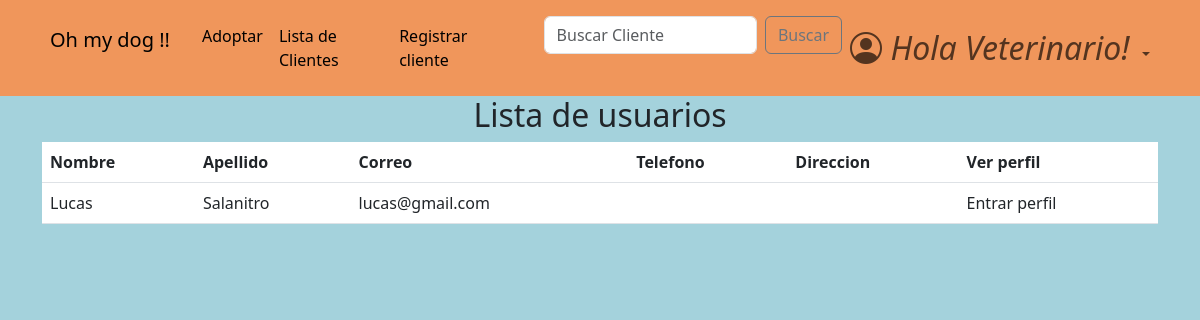
The app's page /accounts/list_users/ (signed in) with its own data.
### accounts/models.py (models this page shows, shortened)
class CustomUser(AbstractBaseUser, PermissionsMixin):
    email =                     models.EmailField(verbose_name="email", unique=True)    #.foreignKey ??
    name =                      models.CharField(max_length=25)   #slug es texto corto
    surname =                   models.CharField(max_length=30, blank=True, null=True)
    address =                   models.CharField(max_length=30, blank=True, null=True)
    telephone =                 models.SlugField(max_length=12, blank=True, null=True)
    is_active =                 models.BooleanField(default=True)
    is_staff =                  models.BooleanField(default=False)
    is_admin =                  models.BooleanField(default=False)
    last_login =                models.DateTimeField(verbose_name="last login", default=datetime.datetime.now)
    is_veterinario =            models.BooleanField(default=False)
    USERNAME_FIELD = "email"    #variable por la cual se ingresa, dice username pero seria como 'campo que representa el inicio de sesion'
    REQUIRED_FIELDS = ['name',]    #no permite registros si no tiene estos campos completos
    objects = CustomUserManager()

### accounts/views.py (the view)
# urls.py: path('list_users/', views.list_users, name='list_users'),
def list_users(request):
    if not request.user.is_authenticated:
        return redirect('login')
    if not request.user.is_veterinario:
        return redirect('home')
    users = CustomUser.objects.filter(is_veterinario=False, is_admin=False)
    return render(request, 'list_users.html', {'users': users})

### accounts/templates/list_users.html
{% extends 'home.html' %}
{% block content %}
<main>
    <div class="container">
        <div class="row">
            <div class="col-md-12">
                <h2 class="text-center">Lista de usuarios</h2>
                <table class="table table-hover">
                    <thead>
                        <tr>
                            <th>Nombre</th>
                            <th>Apellido</th>
                            <th>Correo</th>
                            <th>Telefono</th>
                            <th>Direccion</th>
                            <th>Ver perfil</th>
                        </tr>
                    </thead>
                    <tbody>
                        {% for user in users %}
                            <tr>
                                <td>{{ user.name }}</td>
                                <td>{{ user.surname }}</td>
                                <td>{{ user.email }}</td>
                                <td>{{ user.telephone }}</td>
                                <td>{{ user.address}}</td>
                                <td>
                                            <a class="dropdown-item" href="{% url 'profile' user.id %}">Entrar perfil</a>
                                </td>
                            </tr>
                        {% endfor %}
                    </tbody>
                </table>
            </div>
        </div>
    </div>
</main>
{% endblock content %}

### pages/static/css/styles.css (style rules this page uses)
html { box-sizing: border-box; font-size: 16px; scroll-behavior: smooth; }
body { margin: 0; padding: 0; overflow-x: hidden; background-color: #a4d2dc; }
a { text-decoration: none; }

### records on screen
CustomUser: name "Lucas", surname "Salanitro", email "lucas@gmail.com"
